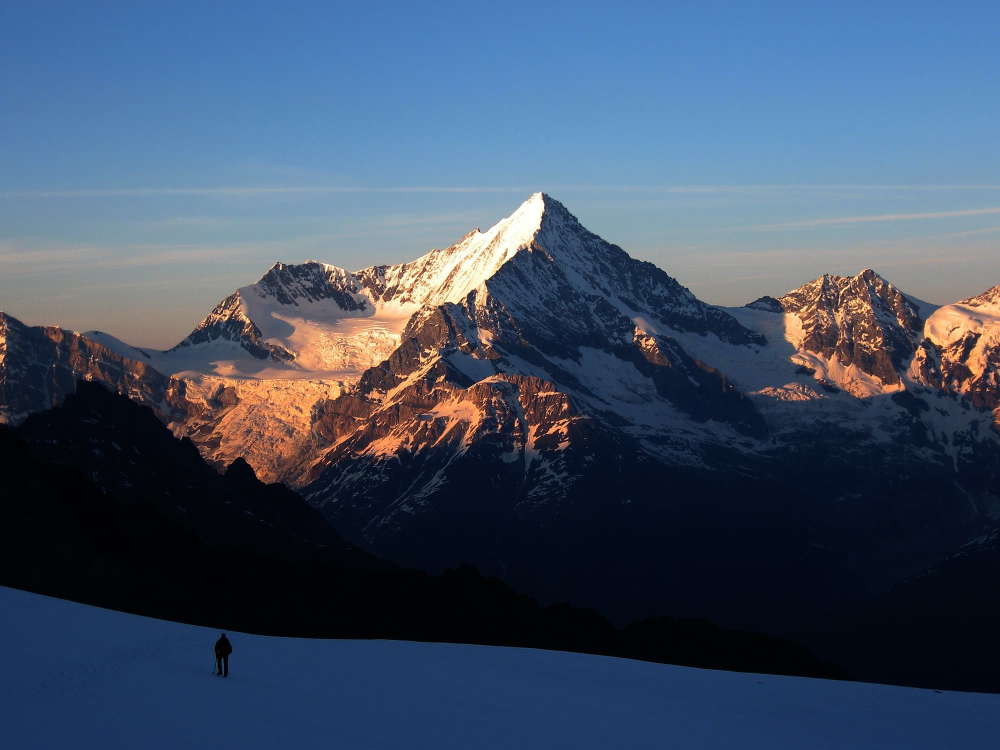
#> input picture original_mountain.jpg, 2000 x 1500 px (shown at 1/2 size)
$ python basics.py   (older library calls are emulated)
#> lines starting #> are read from the running program, lines starting #| are printed output that depends on the picture
# Reading an image
import cv2
# use imread to read in an image
original_img = cv2.imread("original_mountain.jpg")
#> original_img is the input picture: shape (1500, 2000, 3); mean B, G, R 103.8, 80.8, 64.5

# How is an image represented?
# multidimensional array of columns and rows of pixels
# each pixel has a value
import numpy as np
# create a square black image
img = np.zeros((3, 3), dtype = np.uint8)

# each pixel is a single 8-bit integer with values
# ranging between 0-255, 0 is black, 255 is white.
# everything inbetween is a shade of gray
# converting this image to a blue green image

img_bg = cv2.cvtColor(img, cv2.COLOR_GRAY2BGR)

img_bg

# each pixel now represented by a 3 element array.
# each integer represents one of the three color channels B,G,R.

# use imwrite to write images

# Convert between an image and raw bytes
# opencv image -- 2D or 3D array
# 24 bit BGR image -- 3D array

# create a bytearray of random bytes
import os

random_byte_array = bytearray(os.urandom(120000))

flat_np_array = np.array(random_byte_array)

gray_img = flat_np_array.reshape(300, 400)
cv2.imwrite('random_image.png', gray_img)
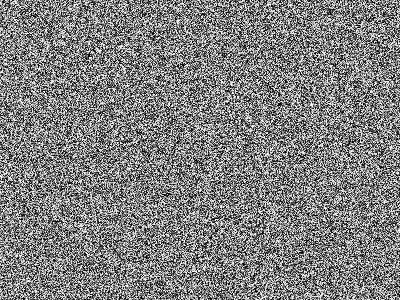
#> saved as random_image.png: shape (300, 400); min 0, max 255, mean 127.7
# convert to color
# need 3 * 3 for color
bgr_image = flat_np_array.reshape(100, 400, 3)
cv2.imwrite("random_img_color.png", bgr_image)
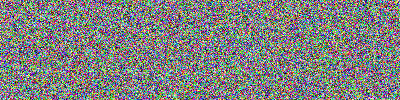
#> saved as random_img_color.png: shape (100, 400, 3); mean B, G, R 127.3, 128.5, 127.2
#cv2.imshow(bgr_image)

# accessing image data with np.array

#original_img[0, 0] = [255, 255, 255]
# try to read with load image
#cv2.imread("original_mountain.jpg", cv2.CV_L)
import matplotlib.pyplot as plt


original_img = plt.imread("simplecv/original_mountain.jpg")
# get image representation
img_copy = np.copy(original_img)
img_copy[0, 0] = [0, 0, 0]
#> img_copy: shape (1500, 2000, 3); mean R, G, B 64.5, 80.8, 103.8
# use itemset to modify the image
img_copy.itemset((150, 150, 0), 255)
#> img_copy: shape (1500, 2000, 3); mean R, G, B 64.5, 80.8, 103.8
img_copy.item(150, 150, 0)
# itemset faster than plain brute force indexing
# use slicing instead
img_copy[:, :, 1] = 0
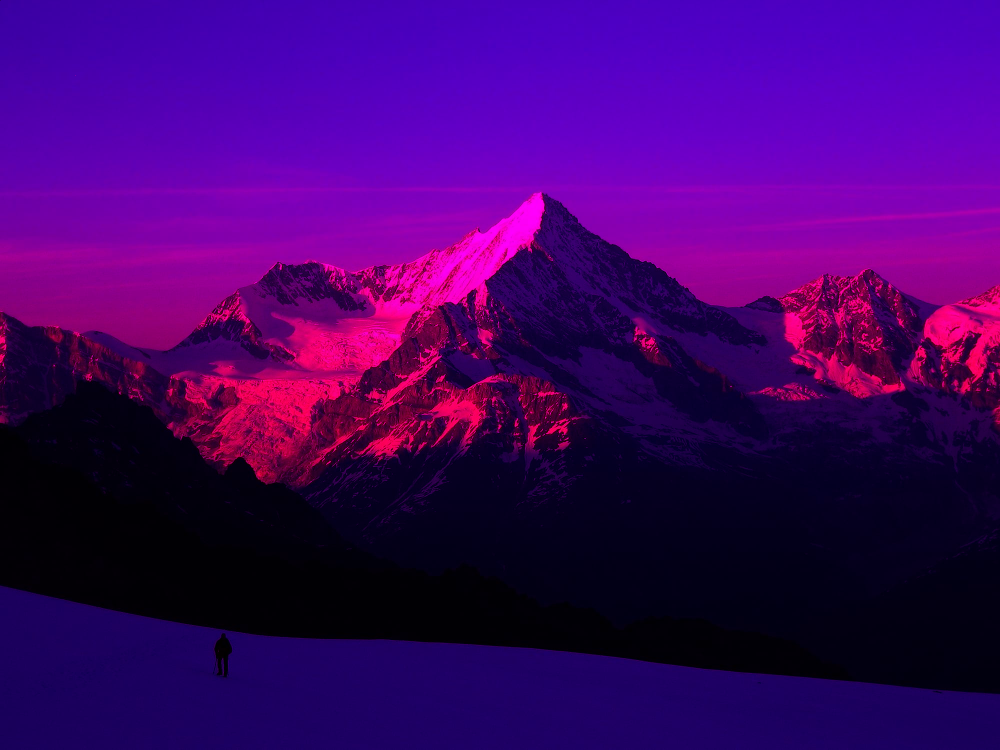
#> img_copy: shape (1500, 2000, 3) (shown at 1/2 size); mean R, G, B 64.5, 0, 103.8

cv2.imshow('image', img_copy)

# Uses of accessing pixels with numpy
# regions of interest(ROIs)
# define a given ROI and manipulate it
img_copy2 = np.copy(original_img)

my_roi = img_copy2[0: 200, 0:200]
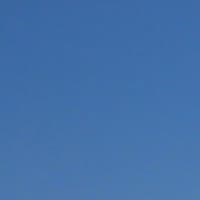
#> my_roi: shape (200, 200, 3); mean R, G, B 67.1, 112.6, 169.4
img_copy2[300:500, 300:500] = my_roi
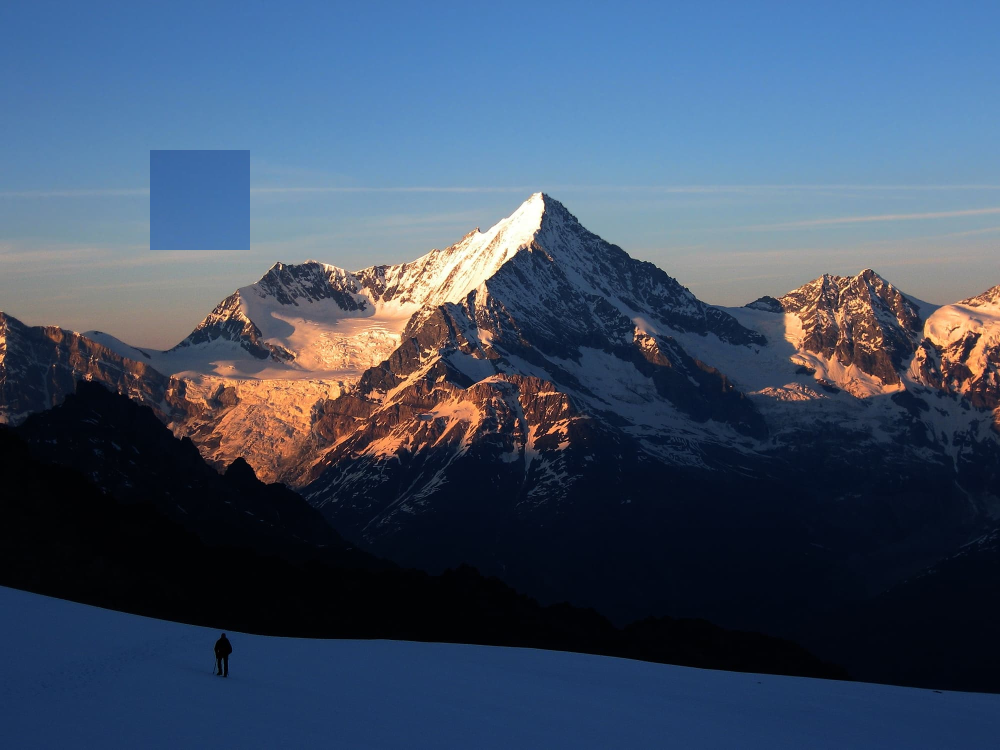
#> img_copy2: shape (1500, 2000, 3) (shown at 1/2 size); mean R, G, B 63.8, 80.3, 103.6
# essentially just transfers the roi from one point to another
cv2.imshow('image', img_copy2)

# high performance filter
from scipy import ndimage

test_kernel = np.array([[-1,-1,-1],
                         [-1,8,-1],
                        [-1,-1,-1]])

test_kernel_2 = np.array([[-1, -1, -1, -1, -1],
                          [-1, 1, 2, 1, -1],
                          [-1, 1, 2, 1, -1],
                          [-1, -1, -1, -1, -1]])
# same dimensions with convolver

k3 = ndimage.convolve(original_img[0,:3], test_kernel)
#> k3 = [[121, 220, 171], [121, 220, 171], [121, 220, 171]]
k5 = ndimage.convolve(original_img[0, :5], test_kernel_2)
#> k5 = [[88, 102, 188], [88, 102, 188], [88, 102, 188], [88, 102, 188], [88, 102, 188]]

blurred = cv2.GaussianBlur(original_img, (17, 17), 0)
g_hpf = original_img - blurred
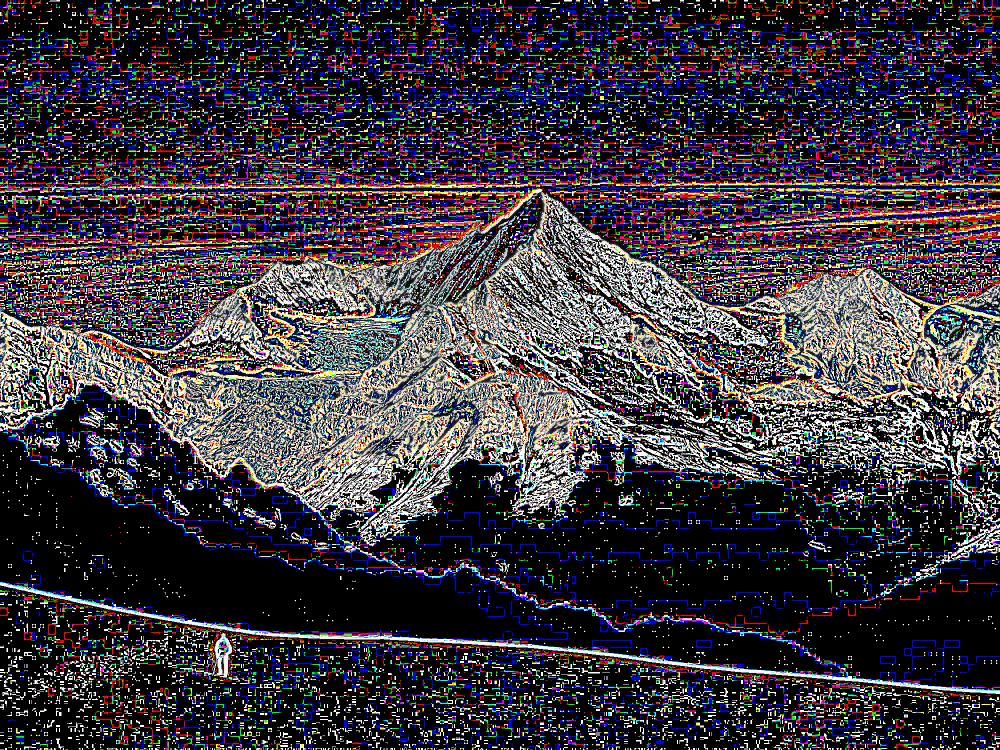
#> g_hpf: shape (1500, 2000, 3) (shown at 1/2 size); mean R, G, B 61.3, 56.3, 64.5

cv2.imshow("3*3",blurred)


# misc
from scipy import misc

#> (the run stopped early here; a loop or call above may not have finished)
